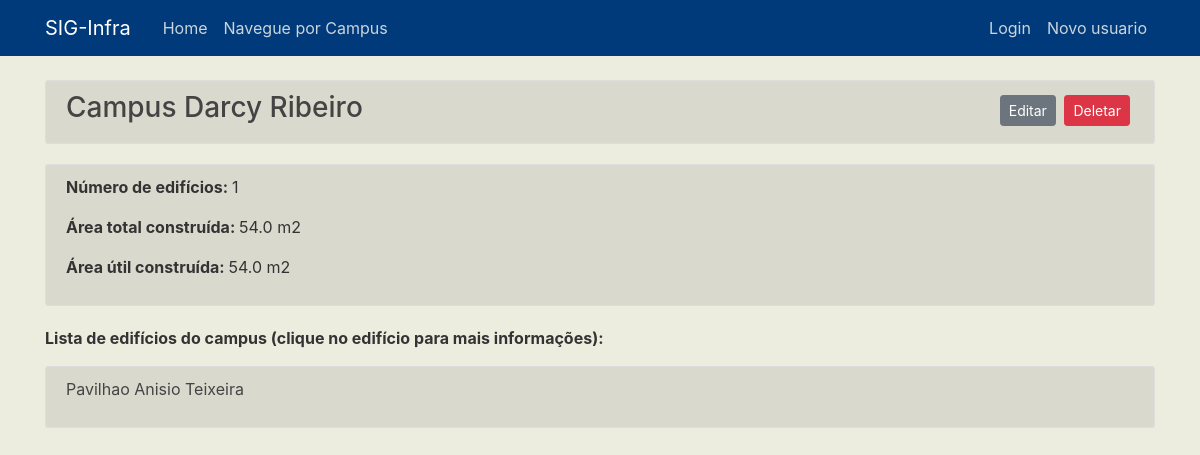
Screenshot of /campi/6 with the database file from the repository.
### sicinfra/models.py (models this page shows, shortened)
class Campi(db.Model):
    id = db.Column(db.Integer, primary_key=True)
    nome = db.Column(db.String(50), nullable=False)
    num_edificios = db.Column(db.Integer)
    area_total_construida = db.Column(db.Float(precision=',2'))
    area_util_construida = db.Column(db.Float(precision=',2'))
    edificios = db.relationship('Edificios', cascade="all,delete", backref='Campus de localizacao', lazy=True)

class Edificios(db.Model):
    id = db.Column(db.Integer, primary_key=True)
    nome = db.Column(db.String(50), nullable=False)
    sigla = db.Column(db.String(10))
    id_campus = db.Column(db.Integer, db.ForeignKey('campi.id'), nullable=False)
    num_ambientes = db.Column(db.Integer)
    area_total_construida = db.Column(db.Float(precision=',2'))
    area_util_construida = db.Column(db.Float(precision=',2'))
    uso_principal = db.Column(db.String(30))
    uso_secundario = db.Column(db.String(30))
    ambientes = db.relationship('Ambientes', cascade="all,delete", backref='Edificio de localizacao', lazy=True)

### sicinfra/routes.py (the view)
@app.route("/campi/<int:campus_id>")
def campus(campus_id):
    campus = Campi.query.get_or_404(campus_id)
    campus.num_edificios = db.session.query(Edificios).filter(Edificios.id_campus==campus_id).count()
    campus.area_total_construida = db.session.query(func.sum(Edificios.area_total_construida)).filter(Edificios.id_campus==campus_id)
    campus.area_util_construida = db.session.query(func.sum(Edificios.area_util_construida)).filter(Edificios.id_campus==campus_id)
    db.session.commit()
    edificios = db.session.query(Edificios).filter(Edificios.id_campus==campus_id)
    return render_template('campus.html',
                            title=campus.nome,
                            campus=campus,
                            edificios=edificios)

### sicinfra/templates/campus.html (shortened to what this page needs)
{% extends "layout.html" %}
{% block content %}
<article class="media content-section">
  <div class="media-body">
    <h3 class="campus-nome">Campus {{ campus.nome }}</h2>
  </div>
  <div>
        <a class="btn btn-secondary btn-sm mt-1 mb-1" href="{{ url_for('update_campus', campus_id=campus.id) }}">Editar</a>
        <button type="button" class="btn btn-danger btn-sm m-1" data-toggle="modal" data-target="#deleteModal">Deletar</button>
  </div>
</article>
<article class="media content-section">
  <div class="media-body">
        <p><b>Número de edifícios: </b>{{ campus.num_edificios }}</p>
        <p><b>Área total construída: </b>{{ campus.area_total_construida }} m2</p>
        <p><b>Área útil construída: </b>{{ campus.area_util_construida }} m2</p>
  </div>
</article>
<p><b>Lista de edifícios do campus (clique no edifício para mais informações):</b></p>
<article class="media content-section">
    <div class="media-body">
    {% for edificio in edificios %}
      <p><a class="article-title" href="{{url_for('edificio', edificio_id=edificio.id)}}">{{ edificio.nome }}</a></p>
    {% endfor %}
  </div>
</article>
{% endblock content %}

### sicinfra/static/main.css (style rules this page uses)
body { background: #ededdf; color: #333333; margin-top: 5rem; }
h1, h2, h3, h4, h5, h6 { color: #444444; }
.content-section { background: #d9d9ce; padding: 10px 20px; border: 1px solid #dddddd; border-radius: 3px; margin-bottom: 20px; }
.article-title { color: #444444; }

### rows the page displays
Campi: nome "Darcy Ribeiro", num_edificios "1", area_total_construida "54.0", area_util_construida "54.0"
Edificios: nome "Pavilhao Anisio Teixeira"
